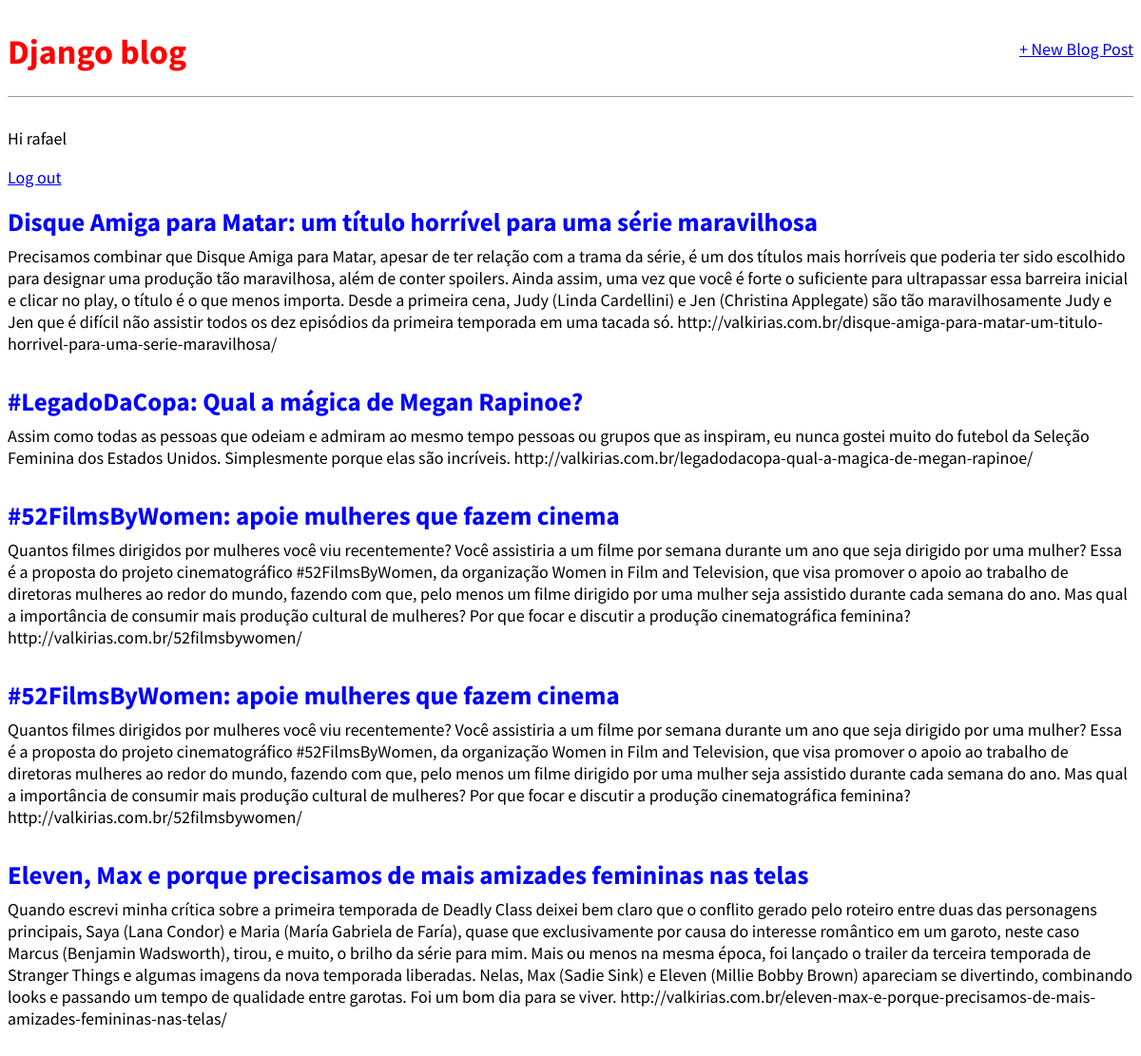
The app's page / (signed in) with its own data.
### blog/models.py (models this page shows, shortened)
class Post(models.Model):
    title = models.CharField(max_length = 200)
    author = models.ForeignKey(
        'auth.User',
        on_delete = models.CASCADE,
    )
    body = models.TextField()

### blog/views.py (the view)
# urls.py: path('', BlogListView.as_view(), name = 'home'),
class BlogListView(ListView):
    model = Post
    template_name = 'home.html'

### templates/home.html
{% extends 'base.html' %}
{% block content %}
    {% for post in object_list %}
        <div class="post-entry">
            <h2><a href="{% url 'post_detail' post.pk %}">{{ post.title }}</a></h2>
            <p>{{ post.body }}</p>
        </div>
    {% endfor %}
{% endblock content %}

### templates/base.html (shortened to what this page needs)
{% load static %}
<!DOCTYPE html>
<html lang="en">
<head>
    <link rel="stylesheet" href="{% static 'css/base.css' %}">
</head>
<body>
    <header>
        <div class="nav-left">
            <h1><a href="{% url 'home' %}">Django blog</a></h1>
        </div>
        <div class="nav-right">
            <a href="{% url 'post_new' %}">+ New Blog Post</a>
        </div>
    </header>
        {% if user.is_authenticated %}
            <p>Hi {{ user.username }}</p>
            <p><a href="{% url 'logout' %}">Log out</a></p>
        {% else %}
            <p>You are not logged in.</p>
            <a href="{% url 'login' %}">Log in</a>
        {% endif %}
    <div>
        {% block content %}
        {% endblock content %}
    </div>
</body>
</html>

### static/css/base.css (style rules this page uses)
header h1 a { color:red; text-decoration: none; }
body { font-family: 'Source Sans Pro', sans-serif; font-size:18px; }
header { border-bottom:1px solid #999; margin-bottom:2rem; display: flex; }
header h1 a { color: red; text-decoration:none; }
.nav-left { margin-right:auto; }
.nav-right { display: flex; padding-top:2rem; }
.post-entry { margin-bottom:2rem; }
.post-entry h2 { margin:0.5rem 0; }
.post-entry h2 a, .post-entry h2 a:visited { color: blue; text-decoration: none; }
.post-entry p { margin:0; font-weight:400; }

### records on screen
Post: title "Disque Amiga para Matar: um título horrível para uma série maravilhosa", body "Precisamos combinar que Disque Amiga para Matar, apesar de ter relação com a trama da série, é um dos títulos mais horríveis que poderia ter sido escolhido para designar uma produção tão maravilhosa, além de conter spoilers. Ainda assim, uma vez que você é forte o suficiente para ultrapassar essa barreira inicial e clicar no play, o título é o que menos importa. Desde a primeira cena, Judy (Linda Cardellini) e Jen (Christina Applegate) são tão maravilhosamente Judy e Jen que é difícil não assistir todos os dez episódios da primeira temporada em uma tacada só. http://valkirias.com.br/disque-amiga-para-matar-um-titulo-horrivel-para-uma-serie-maravilhosa/"
Post: title "#LegadoDaCopa: Qual a mágica de Megan Rapinoe?", body "Assim como todas as pessoas que odeiam e admiram ao mesmo tempo pessoas ou grupos que as inspiram, eu nunca gostei muito do futebol da Seleção Feminina dos Estados Unidos. Simplesmente porque elas são incríveis. http://valkirias.com.br/legadodacopa-qual-a-magica-de-megan-rapinoe/"
Post: title "#52FilmsByWomen: apoie mulheres que fazem cinema", body "Quantos filmes dirigidos por mulheres você viu recentemente? Você assistiria a um filme por semana durante um ano que seja dirigido por uma mulher? Essa é a proposta do projeto cinematográfico #52FilmsByWomen, da organização Women in Film and Television, que visa promover o apoio ao trabalho de diretoras mulheres ao redor do mundo, fazendo com que, pelo menos um filme dirigido por uma mulher seja assistido durante cada semana do ano. Mas qual a importância de consumir mais produção cultural de mulheres? Por que focar e discutir a produção cinematográfica feminina? http://valkirias.com.br/52filmsbywomen/"
Post: title "#52FilmsByWomen: apoie mulheres que fazem cinema", body "Quantos filmes dirigidos por mulheres você viu recentemente? Você assistiria a um filme por semana durante um ano que seja dirigido por uma mulher? Essa é a proposta do projeto cinematográfico #52FilmsByWomen, da organização Women in Film and Television, que visa promover o apoio ao trabalho de diretoras mulheres ao redor do mundo, fazendo com que, pelo menos um filme dirigido por uma mulher seja assistido durante cada semana do ano. Mas qual a importância de consumir mais produção cultural de mulheres? Por que focar e discutir a produção cinematográfica feminina? http://valkirias.com.br/52filmsbywomen/"
Post: title "Eleven, Max e porque precisamos de mais amizades femininas nas telas", body "Quando escrevi minha crítica sobre a primeira temporada de Deadly Class deixei bem claro que o conflito gerado pelo roteiro entre duas das personagens principais, Saya (Lana Condor) e Maria (María Gabriela de Faría), quase que exclusivamente por causa do interesse romântico em um garoto, neste caso Marcus (Benjamin Wadsworth), tirou, e muito, o brilho da série para mim. Mais ou menos na mesma época, foi lançado o trailer da terceira temporada de Stranger Things e algumas imagens da nova temporada liberadas. Nelas, Max (Sadie Sink) e Eleven (Millie Bobby Brown) apareciam se divertindo, combinando looks e passando um tempo de qualidade entre garotas. Foi um bom dia para se viver.…"

### other values on screen
{{ user.username }} "rafael"
